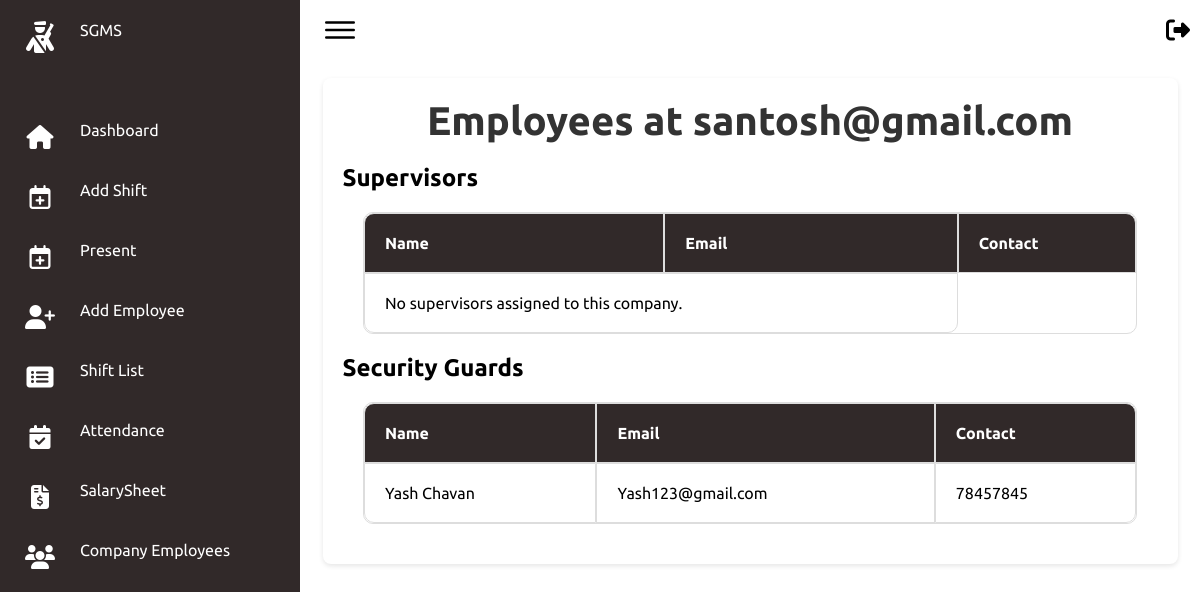
The page /companies/24/ on the database its author committed.
### secman/models.py (models this page shows, shortened)
class UserProfile(models.Model):
    USER_TYPES = (
        ('hod', 'HOD'),
        ('fo', 'Field Officer'),
        ('company', 'Company'),
    )
    user = models.OneToOneField(User, on_delete=models.CASCADE)
    user_type = models.CharField(max_length=20, choices=USER_TYPES, default='fo')
    contact = models.CharField(max_length=12)
    gst_or_emergency = models.CharField(max_length=20)

class EmployeeJoining(models.Model):
    emp_id = models.CharField(max_length=20, unique=True)
    first_name = models.CharField(max_length=50)
    middle_name = models.CharField(max_length=50, blank=True, null=True)
    last_name = models.CharField(max_length=50)
    email = models.EmailField()
    date_of_birth = models.DateField()
    contact_number = models.CharField(max_length=15)
    whatsapp_number = models.CharField(max_length=15, blank=True, null=True)
    emergency_contact1 = models.CharField(max_length=15)
    emergency_contact2 = models.CharField(max_length=15)
    emergency_contact_relation1 = models.CharField(max_length=20)
    emergency_contact_relation2 = models.CharField(max_length=20)
    emergency_contact_relation1_address = models.CharField(max_length=100)
    emergency_contact_relation2_address = models.CharField(max_length=100)
    age = models.PositiveIntegerField()
    gender = models.CharField(max_length=10)
    current_address = models.TextField()
    permanent_address = models.TextField()
    city = models.CharField(max_length=50)
    state = models.CharField(max_length=50)
    pincode = models.CharField(max_length=10)
    security_guard_training = models.CharField(max_length=3, choices=[('yes', 'Yes'), ('no', 'No')], default='no')
    job_experience = models.CharField(max_length=3, choices=[('yes', 'Yes'), ('no', 'No')], default='no')
    pancard = models.CharField(max_length=3, choices=[('yes', 'Yes'), ('no', 'No')], default='no')
    aadhar = models.CharField(max_length=3, choices=[('yes', 'Yes'), ('no', 'No')], default='no')
    voter = models.CharField(max_length=3, choices=[('yes', 'Yes'), ('no', 'No')], default='no')
    profile_picture = models.ImageField(upload_to='profile_pictures/')
    signature = models.ImageField(upload_to='signatures/')
    preferred_work_arrangements = models.CharField(max_length=20)
    position = models.CharField(max_length=50)
    account_holder_name = models.CharField(max_length=100)
    bank_name = models.CharField(max_length=100)
    bank_account_number = models.CharField(max_length=30)
    ifsc_code = models.CharField(max_length=15)
    branch_name = models.CharField(max_length=100)
    bank_address = models.TextField()
    qualification = models.CharField(max_length=20)
    experience = models.CharField(max_length=20)
    company = models.ForeignKey(UserProfile, on_delete=models.SET_NULL, null=True, limit_choices_to={'user_type': 'company'})
    pdf_file = models.FileField(upload_to='employee_pdfs/', blank=True, null=True)

### secman/views.py (the view)
# urls.py: path('companies/<int:company_id>/', views.company_employees, name='company_employees'),
def company_employees(request, company_id):
    company = get_object_or_404(UserProfile, id=company_id, user_type='company')
    guards = EmployeeJoining.objects.filter(company=company, position='Security Guard')
    supervisors = EmployeeJoining.objects.filter(company=company, position='Supervisor')
    return render(request, 'FO/company_employees.html', {
        'company': company,
        'guards': guards,
        'supervisors': supervisors
    })

### secman/templates/FO/company_employees.html (shortened to what this page needs)
{% extends 'FO/basefo.html' %}
{% block content %}
<!DOCTYPE html>
<html>
<head>
</head>
<body>
    <div class="card">
    <h1>Employees at {{ company.user.email }}</h1>
    <h2>Supervisors</h2>
    <table border="1" cellpadding="10" cellspacing="0">
        <thead>
            <tr>
                <th>Name</th>
                <th>Email</th>
                <th>Contact</th>
            </tr>
        </thead>
        <tbody>
            {% for supervisor in supervisors %}
            <tr>
                <td>{{ supervisor.first_name }} {{ supervisor.last_name }}</td>
                <td>{{ supervisor.email }}</td>
                <td>{{ supervisor.contact_number }}</td>
            </tr>
            {% empty %}
            <tr>
                <td colspan="2">No supervisors assigned to this company.</td>
            </tr>
            {% endfor %}
        </tbody>
    </table>
    <h2>Security Guards</h2>
    <table border="1" cellpadding="10" cellspacing="0">
        <thead>
            <tr>
                <th>Name</th>
                <th>Email</th>
                <th>Contact</th>
            </tr>
        </thead>
        <tbody>
            {% for guard in guards %}
            <tr>
                <td>{{ guard.first_name }} {{ guard.last_name }}</td>
                <td>{{ guard.email }}</td>
                <td>{{ guard.contact_number }}</td>
            </tr>
            {% empty %}
            <tr>
                <td colspan="2">No security guards assigned to this company.</td>
            </tr>
            {% endfor %}
        </tbody>
    </table>
</div>
</body>
</html>
{% endblock %}

### secman/static/css/style.css (style rules this page uses)
* { font-family: "Ubuntu", sans-serif; margin: 0; padding: 0; box-sizing: border-box; }
:root { --blue: #2a2185; --white: #fff; --gray: #f5f5f5; --black1: #222; --black2: #999; }
body { min-height: 100vh; overflow-x: hidden; }

### secman/templates/FO/basefo.html (style rules this page uses)
* { font-family: "Ubuntu", sans-serif; margin: 0; padding: 0; box-sizing: border-box; }
:root { --blue: #312929; --white: #fff; --gray: #f5f5f5; --black1: #222; --black2: #999; }
body { min-height: 100vh; overflow-x: hidden; }

### secman/templates/FO/company_employees.html (style rules this page uses)
.card { width: 95%; margin: 2% auto; padding: 20px; background: #fff; border-radius: 8px; box-shadow: 0 2px 5px rgba(0, 0, 0, 0.1); animation: fadeIn 1s ease-in; }
.card h1 { text-align: center; color: #333333; font-size: 2.5em; margin-bottom: 20px; animation: slideIn 1s ease-in-out; }
table { width: 95%; margin: 20px auto; border-collapse: separate; border-spacing: 0; border-radius: 10px; overflow: hidden; animation: grow 1s ease-in-out; }
table, th, td { border: 1px solid #dddddd; }
th, td { padding: 20px; text-align: left; }
th { background-color: #312929; color: #ffffff; }
td { position: relative; }
td:before { content: ''; position: absolute; left: 0; bottom: 0; height: 2px; width: 0; background-color: #000000; transition: width 0.4s ease-in-out; }
th:first-child { border-top-left-radius: 10px; }
th:last-child { border-top-right-radius: 10px; }
tr:last-child td:first-child { border-bottom-left-radius: 10px; }
tr:last-child td:last-child { border-bottom-right-radius: 10px; }

### rows shown on the page
UserProfile: user.email "santosh@gmail.com"
EmployeeJoining: first_name "Yash", last_name "Chavan", email "Yash123@gmail.com", contact_number "78457845"
